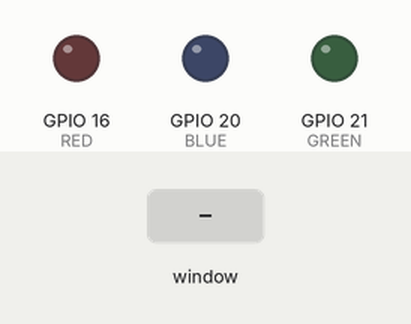
This program was run on a simulated Raspberry Pi (BCM pin numbers). On the bench: output pins drawn as LEDs (lit = HIGH). Inputs (shaded band) come from the test bench. The desktop window is not drawn, its controls go by their first labels and the mouse button is held 0.15 s.

Above: at 1.2 s.
1.3 s: control labelled "Red" in the window clicked
At 2.4 s:
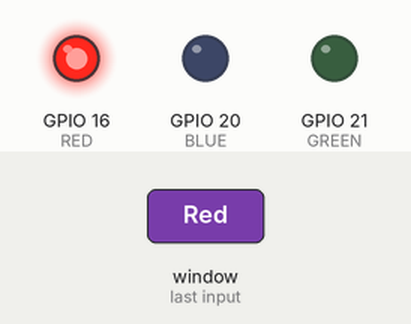
2.8 s: control labelled "Green" in the window clicked
At 3.6 s:
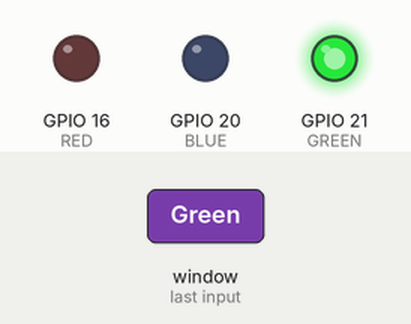
4.3 s: control labelled "Blue" in the window clicked
At 4.7 s:
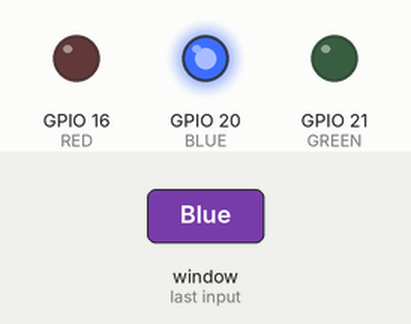
5.8 s: control labelled "Off" in the window clicked
At 7.0 s:
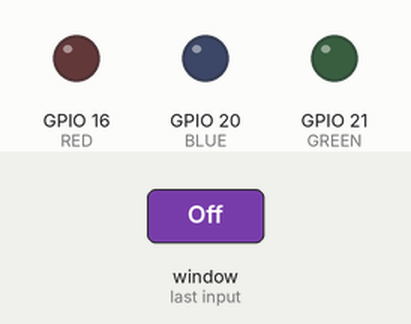
Timing chart, 0 to 8.3 s (numbered marks = the images above; inputs shaded):
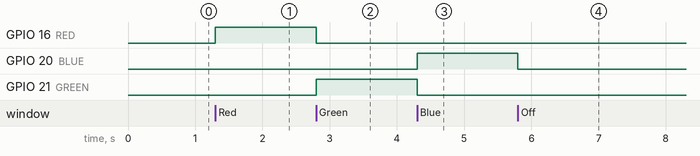

Measured:
- after the input at 1.3 s, GPIO 16 (RED): LOW → HIGH at once
- after the input at 2.8 s, GPIO 16 (RED): HIGH → LOW at once; GPIO 21 (GREEN): LOW → HIGH at once
- after the input at 4.3 s, GPIO 20 (BLUE): LOW → HIGH at once; GPIO 21 (GREEN): HIGH → LOW at once
- after the input at 5.8 s, GPIO 20 (BLUE): HIGH → LOW at once

The program:

gui.py
```python
# A GUI to switch between a red, blue and green LED light from a Raspberry Pi board
# Code made with reference to and adaptations from:
# https://coderslegacy.com/python/python-gui/python-tkinter-radio-button/

import RPi.GPIO as GPIO
from time import sleep
from tkinter import *

GPIO.setmode(GPIO.BCM)

RED = 16
BLUE = 20
GREEN = 21

colours = [RED, BLUE, GREEN]

GPIO.setup(RED, GPIO.OUT)
GPIO.setup(BLUE, GPIO.OUT)
GPIO.setup(GREEN, GPIO.OUT)

def led_switcher():
    root = Tk()
    root.title("Switch")

    # create main window
    main_menu = Frame(root)
    main_menu.pack()
    label = Label(main_menu, text = "LED Select Switch")
    label.pack(pady = 10)

    light = IntVar()
    def switch():
        switch_on_led(light.get())

    # create all LED's off button
    off_button = Radiobutton(root, text = "Off", variable = light, value = 0, command = switch)
    off_button.pack(side = LEFT)

    # create red LED radio button
    red_button = Radiobutton(root, text = "Red", variable = light, value = RED, command = switch)
    red_button.pack(side = LEFT)

    # create green LED radio button
    green_button = Radiobutton(root, text = "Green", variable = light, value = GREEN, command = switch)
    green_button.pack(side = LEFT)

    # create blue LED radio button
    blue_button = Radiobutton(root, text = "Blue", variable = light, value = BLUE, command = switch)
    blue_button.pack(side = LEFT)

    root.mainloop()

def switch_on_led(led_colour):
    for x in colours:
        GPIO.output(x, GPIO.LOW)
    if(not(led_colour == 0)):
        GPIO.output(led_colour, GPIO.HIGH)

try:
    led_switcher()
finally:
    for x in colours:
        GPIO.output(x, GPIO.LOW)
    GPIO.cleanup()
```
